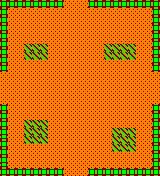

This game map was drawn from its Tiled (.tmx) file and the tilesets committed beside it. A one-line description and the full map source follow:
An orthogonal 40x44 tile map with 4x4 px tiles, 1 tile layer (Capa de Patrones 1).

<map version="1.0" orientation="orthogonal" renderorder="right-down" width="40" height="44" tilewidth="4" tileheight="4" nextobjectid="1">
 <tileset firstgid="1" name="tiles2" tilewidth="4" tileheight="4" tilecount="20" columns="5">
  <image source="tiles.png" width="20" height="16" />
 </tileset>
 <layer name="Capa de Patrones 1" width="40" height="44">
  <data encoding="csv">
14,15,14,15,14,15,14,15,14,15,14,15,14,15,14,15,11,11,11,11,11,11,14,15,14,15,14,15,14,15,14,15,14,15,14,15,14,15,14,15,
19,20,19,20,19,20,19,20,19,20,19,20,19,20,19,20,11,11,11,11,11,11,19,20,19,20,19,20,19,20,19,20,19,20,19,20,19,20,19,20,
14,15,11,11,11,11,11,11,11,11,11,11,11,11,11,11,11,11,11,11,11,11,11,11,11,11,11,11,11,11,11,11,11,11,11,11,11,11,14,15,
19,20,11,11,11,11,11,11,11,11,11,11,11,11,11,11,11,11,11,11,11,11,11,11,11,11,11,11,11,11,11,11,11,11,11,11,11,11,19,20,
14,15,11,11,11,11,11,11,11,11,11,11,11,11,11,11,11,11,11,11,11,11,11,11,11,11,11,11,11,11,11,11,11,11,11,11,11,11,14,15,
19,20,11,11,11,11,11,11,11,11,11,11,11,11,11,11,11,11,11,11,11,11,11,11,11,11,11,11,11,11,11,11,11,11,11,11,11,11,19,20,
14,15,11,11,11,11,11,11,11,11,11,11,11,11,11,11,11,11,11,11,11,11,11,11,11,11,11,11,11,11,11,11,11,11,11,11,11,11,14,15,
19,20,11,11,11,11,11,11,11,11,11,11,11,11,11,11,11,11,11,11,11,11,11,11,11,11,11,11,11,11,11,11,11,11,11,11,11,11,19,20,
14,15,11,11,11,11,11,11,11,11,11,11,11,11,11,11,11,11,11,11,11,11,11,11,11,11,11,11,11,11,11,11,11,11,11,11,11,11,14,15,
19,20,11,11,11,11,11,11,11,11,11,11,11,11,11,11,11,11,11,11,11,11,11,11,11,11,11,11,11,11,11,11,11,11,11,11,11,11,19,20,
14,15,11,11,11,11,11,11,11,11,11,11,11,11,11,11,11,11,11,11,11,11,11,11,11,11,11,11,11,11,11,11,11,11,11,11,11,11,14,15,
19,20,11,11,11,11,12,13,12,13,12,13,11,11,11,11,11,11,11,11,11,11,11,11,11,11,12,13,12,13,12,13,12,13,11,11,11,11,19,20,
14,15,11,11,11,11,17,18,17,18,17,18,11,11,11,11,11,11,11,11,11,11,11,11,11,11,17,18,17,18,17,18,17,18,11,11,11,11,14,15,
19,20,11,11,11,11,12,13,12,13,12,13,11,11,11,11,11,11,11,11,11,11,11,11,11,11,12,13,12,13,12,13,12,13,11,11,11,11,19,20,
14,15,11,11,11,11,17,18,17,18,17,18,11,11,11,11,11,11,11,11,11,11,11,11,11,11,17,18,17,18,17,18,17,18,11,11,11,11,14,15,
19,20,11,11,11,11,11,11,11,11,11,11,11,11,11,11,11,11,11,11,11,11,11,11,11,11,11,11,11,11,11,11,11,11,11,11,11,11,19,20,
14,15,11,11,11,11,11,11,11,11,11,11,11,11,11,11,11,11,11,11,11,11,11,11,11,11,11,11,11,11,11,11,11,11,11,11,11,11,14,15,
19,20,11,11,11,11,11,11,11,11,11,11,11,11,11,11,11,11,11,11,11,11,11,11,11,11,11,11,11,11,11,11,11,11,11,11,11,11,19,20,
11,11,11,11,11,11,11,11,11,11,11,11,11,11,11,11,11,11,11,11,11,11,11,11,11,11,11,11,11,11,11,11,11,11,11,11,11,11,11,11,
11,11,11,11,11,11,11,11,11,11,11,11,11,11,11,11,11,11,11,11,11,11,11,11,11,11,11,11,11,11,11,11,11,11,11,11,11,11,11,11,
11,11,11,11,11,11,11,11,11,11,11,11,11,11,11,11,11,11,11,11,11,11,11,11,11,11,11,11,11,11,11,11,11,11,11,11,11,11,11,11,
11,11,11,11,11,11,11,11,11,11,11,11,11,11,11,11,11,11,11,11,11,11,11,11,11,11,11,11,11,11,11,11,11,11,11,11,11,11,11,11,
11,11,11,11,11,11,11,11,11,11,11,11,11,11,11,11,11,11,11,11,11,11,11,11,11,11,11,11,11,11,11,11,11,11,11,11,11,11,11,11,
11,11,11,11,11,11,11,11,11,11,11,11,11,11,11,11,11,11,11,11,11,11,11,11,11,11,11,11,11,11,11,11,11,11,11,11,11,11,11,11,
11,11,11,11,11,11,11,11,11,11,11,11,11,11,11,11,11,11,11,11,11,11,11,11,11,11,11,11,11,11,11,11,11,11,11,11,11,11,11,11,
11,11,11,11,11,11,11,11,11,11,11,11,11,11,11,11,11,11,11,11,11,11,11,11,11,11,11,11,11,11,11,11,11,11,11,11,11,11,11,11,
14,15,11,11,11,11,11,11,11,11,11,11,11,11,11,11,11,11,11,11,11,11,11,11,11,11,11,11,11,11,11,11,11,11,11,11,11,11,14,15,
19,20,11,11,11,11,11,11,11,11,11,11,11,11,11,11,11,11,11,11,11,11,11,11,11,11,11,11,11,11,11,11,11,11,11,11,11,11,19,20,
14,15,11,11,11,11,11,11,11,11,11,11,11,11,11,11,11,11,11,11,11,11,11,11,11,11,11,11,11,11,11,11,11,11,11,11,11,11,14,15,
19,20,11,11,11,11,11,11,11,11,11,11,11,11,11,11,11,11,11,11,11,11,11,11,11,11,11,11,11,11,11,11,11,11,11,11,11,11,19,20,
14,15,11,11,11,11,12,13,12,13,12,13,11,11,11,11,11,11,11,11,11,11,11,11,11,11,11,11,11,11,11,11,11,11,11,11,11,11,14,15,
19,20,11,11,11,11,17,18,17,18,17,18,11,11,11,11,11,11,11,11,11,11,11,11,11,11,11,11,11,11,11,11,11,11,11,11,11,11,19,20,
14,15,11,11,11,11,12,13,12,13,12,13,11,11,11,11,11,11,11,11,11,11,11,11,11,11,11,11,12,13,12,13,12,13,11,11,11,11,14,15,
19,20,11,11,11,11,17,18,17,18,17,18,11,11,11,11,11,11,11,11,11,11,11,11,11,11,11,11,17,18,17,18,17,18,11,11,11,11,19,20,
19,20,11,11,11,11,12,13,12,13,12,13,11,11,11,11,11,11,11,11,11,11,11,11,11,11,11,11,12,13,12,13,12,13,11,11,11,11,14,15,
14,15,11,11,11,11,17,18,17,18,17,18,11,11,11,11,11,11,11,11,11,11,11,11,11,11,11,11,17,18,17,18,17,18,11,11,11,11,19,20,
19,20,11,11,11,11,11,11,11,11,11,11,11,11,11,11,11,11,11,11,11,11,11,11,11,11,11,11,12,13,12,13,12,13,11,11,11,11,14,15,
14,15,11,11,11,11,11,11,11,11,11,11,11,11,11,11,11,11,11,11,11,11,11,11,11,11,11,11,17,18,17,18,17,18,11,11,11,11,19,20,
19,20,11,11,11,11,11,11,11,11,11,11,11,11,11,11,11,11,11,11,11,11,11,11,11,11,11,11,11,11,11,11,11,11,11,11,11,11,14,15,
14,15,11,11,11,11,11,11,11,11,11,11,11,11,11,11,11,11,11,11,11,11,11,11,11,11,11,11,11,11,11,11,11,11,11,11,11,11,19,20,
19,20,11,11,11,11,11,11,11,11,11,11,11,11,11,11,11,11,11,11,11,11,11,11,11,11,11,11,11,11,11,11,11,11,11,11,11,11,14,15,
19,20,11,11,11,11,11,11,11,11,11,11,11,11,11,11,11,11,11,11,11,11,11,11,11,11,11,11,11,11,11,11,11,11,11,11,11,11,19,20,
14,15,14,15,14,15,14,15,14,15,14,15,14,15,14,15,11,11,11,11,11,11,14,15,14,15,14,15,14,15,14,15,14,15,14,15,14,15,14,15,
19,20,19,20,19,20,19,20,19,20,19,20,19,20,19,20,11,11,11,11,11,11,19,20,19,20,19,20,19,20,19,20,19,20,19,20,19,20,19,20
</data>
 </layer>
</map>